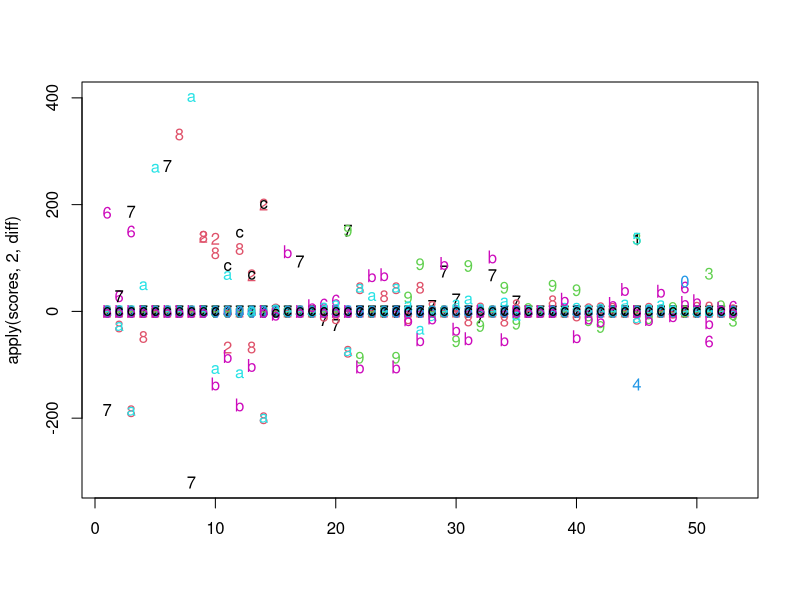
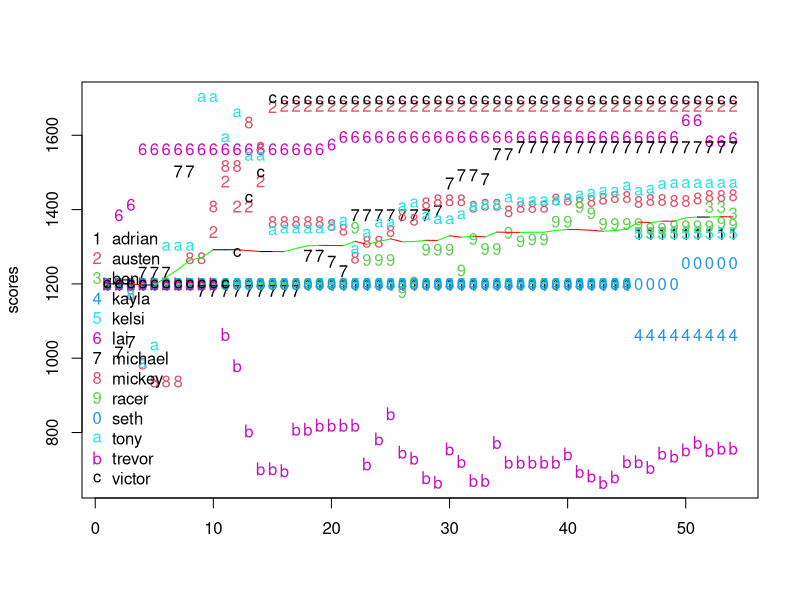

The R script that drew these images, in order:
dat = read.table("./basketball_scores.txt", sep = ",", header = FALSE)
n = NROW(dat)

# Make a function that takes in team rating and number of games played
# by each player and compute the new ratings. Use inside the loop.
# Can also be used to calculate ratings for hypothetical games.


# Need to standardize game length (7 (6) or 14 (12) minutes only)
# Or just use the observed score as Score / Time (still need time)
# Or consider something like percent of points won by: 10 to 11 is different than 100 to 101

# Starting rating for all players
starting_rating = 1200

# minimum score
min_score = 600

# like it sounds (involved in calculation of observed and expected scores)
logistic_scale = 5

# For every point_diff rating points that team A is higher
# than team B, team A must score 1 more point to increase
# their rating (involved in calculation of expected score only)
point_diff = 40

# K-factor groups
K.group = c(600, 1000, 1400, 1800, 2200, 2600, Inf)
K.val = c(120, 96, 72, 48, 24)*2
K.val = c(120, 96, 72, 48, 24, 12)*2
K.val = c(6, 5, 4, 3, 2, 1) * 40

c(120, 96, 72, 48, 24)*2
c(120, 96, 72, 48, 24, 12)*2
c(6, 5, 4, 3, 2, 1) * 40

# Multiply K.factor by K.game(ngames) --- First few games should have volatile
# changes to ratin, but the impact grows less and elss over time
K.game = function(n){
    out = double(length(n))
    for (i in 1:length(n)){
        if (n[i] <= 10)
            out[i] = 4
        if (n[i] > 10 && n[i] <= 20)
            out[i] = 2
        if (n[i] > 20 && n[i] <= 30)
            out[i] = 1
        if (n[i] > 30)
            out[i] = 1/2
        }
    return (out)
    }


# K.val represents the largest possible change, within a certain
# tier, between two evenly matched opponents
# The smallest change (a 1-point victory) is roughly K.val/20
# These are assuming the first K.game[1] games have already been played

# Function for changing K.fac multiplayer in a team
team_func = function(n) 1/sqrt(n)




team.A = strsplit(as.character(dat[,1]), " ")
team.B = strsplit(as.character(dat[,2]), " ")

A.score = as.numeric(sapply(team.A, function(x) tail(x, 1)))
B.score = as.numeric(sapply(team.B, function(x) tail(x, 1)))

team.A = lapply(team.A, function(x) x[-length(x)])
team.B = lapply(team.B, function(x) x[-length(x)])


# Get players
players = unique(c(unlist(lapply(strsplit(as.character(dat[,1]), " "), function(x) x[-length(x)])),
    unlist(lapply(strsplit(as.character(dat[,2]), " "), function(x) x[-length(x)]))))
players = sort(players)



scores = matrix(0, n + 1, length(players))
ngames = matrix(0, n + 1, length(players))
nwin = matrix(0, n + 1, length(players))
nloss = matrix(0, n + 1, length(players))
scores[1,] = rep(starting_rating, length(players))
# scores[1,] = ending
colnames(scores) = players

for (i in 1:n){
    # Carry over the scores
    scores[i+1, ] = scores[i, ]
    scores[i+1, ] = scores[i, ]

    # Carry over number of games
    ngames[i+1, ] = ngames[i, ]
    nwin[i+1, ] = nwin[i, ]
    nloss[i+1, ] = nloss[i, ]

    # Get index for winners and losers
    A.ind = which(players %in% team.A[[i]])
    B.ind = which(players %in% team.B[[i]])

    # Use mean of player scores to determine team score
    R_A = mean(scores[i, A.ind])
    R_B = mean(scores[i, B.ind])

    # Expected score for the winners
    E_A = 1 / (1 + exp((R_B - R_A) / (logistic_scale*point_diff)))

    # Expected score for the losers
    E_B = 1 - E_A
    
    # K-factor (adjusted by number of players on the team)
    K.fac = double(length(players))
#   K.fac[c(A.ind, B.ind)] = 48
    for (j in A.ind){
        for (k in 1:length(K.val))
            if (scores[i, j] >= K.group[k] & scores[i, j] < K.group[k+1])
                K.fac[j] = K.val[k]
        }
    for (j in B.ind){
        for (k in 1:length(K.val))
            if (scores[i, j] >= K.group[k] & scores[i, j] < K.group[k+1])
                K.fac[j] = K.val[k]
        }

    # Reduce K-factor by size of the team
    K.fac[A.ind] = K.fac[A.ind] * team_func(length(A.ind))
    K.fac[B.ind] = K.fac[B.ind] * team_func(length(B.ind))

    # Adjust K-factor by number of games played
    K.fac[A.ind] = K.fac[A.ind] * K.game(ngames[i, A.ind])
    K.fac[B.ind] = K.fac[B.ind] * K.game(ngames[i, B.ind])

    # Calculate observed as using the score difference (max 10 point diff)
#   S_A = (min(win.score[i] - loss.score[i], 10) + 10) / 20
#   S_B = 1 - S_A
    S_A = 1 / (1 + exp((B.score[i] - A.score[i]) / logistic_scale))
    S_B = 1 - S_A

    # Adjust player scores
    # Team A won or tied (A.score >= B.score), but not by enough (S_A <= E_A),
    # but still don't decrease the score
    if ( (A.score[i] >= B.score[i]) && (S_A <= E_A) )
        K.fac[A.ind] = 0
    # Same for B
    if ( (B.score[i] >= A.score[i]) && (S_B <= E_B) )
        K.fac[B.ind] = 0

    scores[i+1, A.ind] = scores[i, A.ind] + K.fac[A.ind]*(S_A - E_A)
    scores[i+1, B.ind] = scores[i, B.ind] + K.fac[B.ind]*(S_B - E_B)

    # No player's score can drop below 600
    scores[i+1, scores[i+1,] < min_score] = min_score

    ngames[i+1, A.ind] = ngames[i, A.ind] + 1
    ngames[i+1, B.ind] = ngames[i, B.ind] + 1

    if (A.score[i] > B.score[i]){
        nwin[i+1, A.ind] = nwin[i, A.ind] + 1
        nloss[i+1, B.ind] = nloss[i, B.ind] + 1
        }
    if (B.score[i] > A.score[i]){
        nwin[i+1, B.ind] = nwin[i, B.ind] + 1
        nloss[i+1, A.ind] = nloss[i, A.ind] + 1
        }

    }

# around = c("austen", "lai", "mickey", "racer", "tony", "trevor")
# ending = tail(scores, 1)
# ind = which(colnames(scores) %in% around)
# ind = 1:8
# scores = scores[,ind]
# ngames = ngames[,ind]
# nwin = nwin[,ind]
# nloss = nloss[,ind]

# Official scores
round(scores)

tail(round(scores), 10)
tail(scores, 8)

final_score = round(tail(scores, 1))
final_ngames = tail(ngames, 1)
final_nwin = tail(nwin, 1)
final_nloss = tail(nloss, 1)


card = rbind(final_score, final_ngames,
    final_nwin, final_nloss)

rownames(card) = c("ELO", "GP", "W", "L")
card = data.frame(card)

# The average score across all players over time (would like to see this increase)
apply(scores, 1, mean)

# Change in player scores over time
apply(scores, 2, diff)

# Player scores over time
matplot(apply(scores, 2, diff))

mm = apply(scores, 1, mean)
dd = diff(apply(scores, 1, mean))
cc = rep("black", n)
cc[which(dd > 0)] = "green"
cc[which(dd < 0)] = "red"

matplot(scores)
#lines(apply(scores, 1, mean))  # Average of all players over time
segments(x0 = 1:n, x1 = 2:(n+1), y0 = mm[-(n+1)], y1 = mm[-1], col = cc)
legend("bottomleft", legend = colnames(scores),
    pch = c(as.character(c(1:9, 0)), letters, LETTERS), bty = 'n', col = (1:ncol(scores)-1) %% 6 + 1)

# Pick a random team based on scores
random.team = function(players, card, lowest = FALSE){
    n = length(players)
    k = choose(n, n/2) / 2    # Number of possible teams

    require(gtools)
    teamA = head(combinations(n, n/2), k)
    teamB = tail(combinations(n, n/2), k)[k:1,]
    rownames(teamB) = NULL

    if (any(apply(cbind(teamA, teamB), 1, function(x) length(unique(x))) != n))
        stop("problem with getting team combinations")

    scA = apply(teamA, 1, function(y) mean(unlist(card[players[y]][1,])))
    scB = apply(teamB, 1, function(y) mean(unlist(card[players[y]][1,])))
    
    dd = abs(scA - scB)
    pp = 1 - (dd - min(dd)) / diff(range(dd)) + 0.5
    pp = pp / sum(pp)

    pick = ifelse(lowest, which.max(pp), sample(k, 1, prob = pp))

    return (list("teamA"=players[teamA[pick,]], "ratingA" = round(scA[pick]),
        "teamB"=players[teamB[pick,]], "ratingB" = round(scB[pick]),
        "diff" = round(abs(scA[pick] - scB[pick]))))
    }

team = c("mickey", "tony", "racer", "trevor")
random.team(team, card, TRUE)
